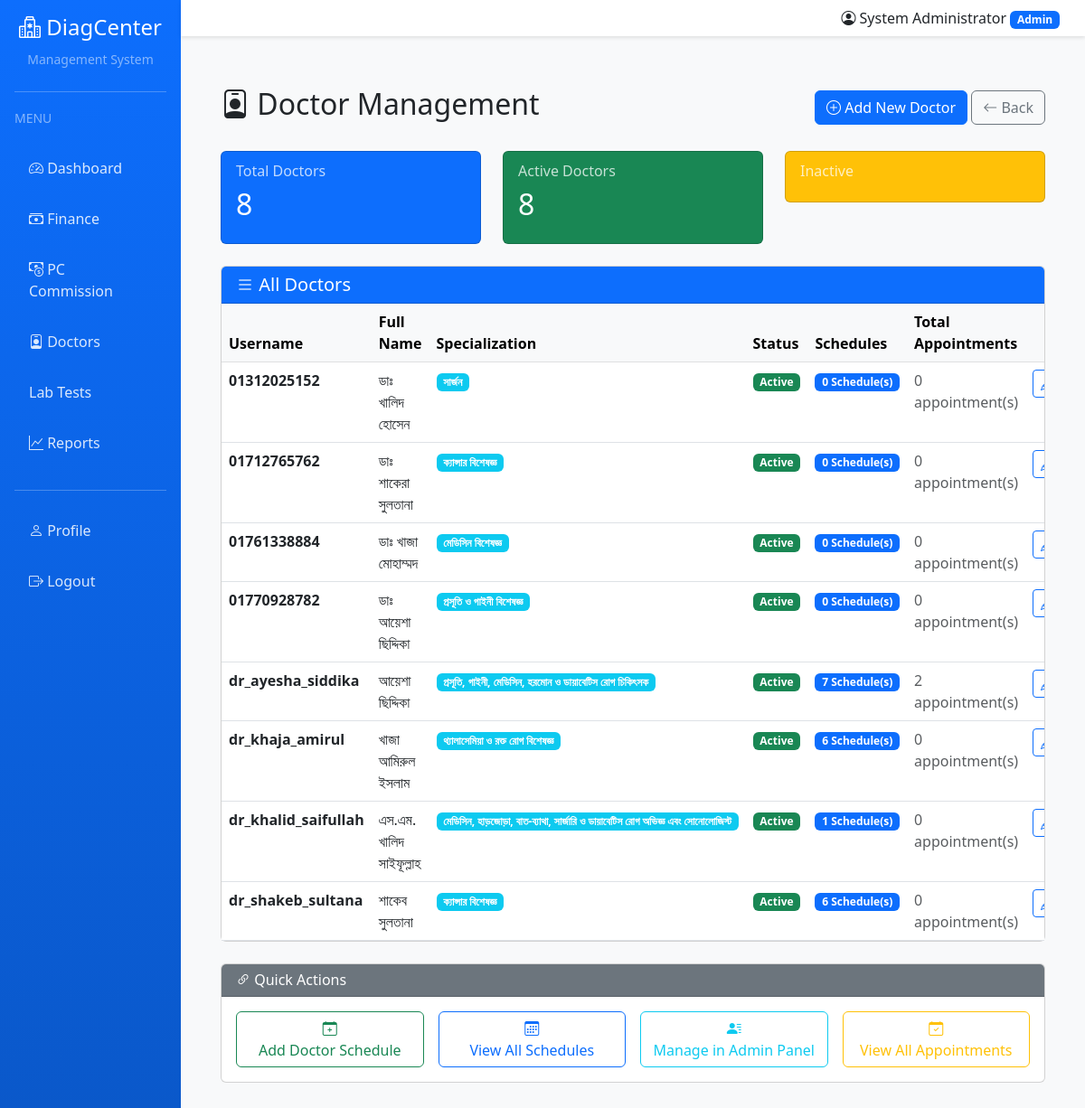
/accounts/doctor-management/ (signed in), run on the app's committed database.
### accounts/models.py (models this page shows, shortened)
class User(AbstractUser):
    ROLE_CHOICES = [
        ('ADMIN', 'Admin'),
        ('DOCTOR', 'Doctor'),
        ('RECEPTIONIST', 'Receptionist'),
        ('LAB', 'Lab Staff'),
        ('PHARMACY', 'Pharmacy Staff'),
        ('CANTEEN', 'Canteen Staff'),
    ]
    role = models.CharField(max_length=20, choices=ROLE_CHOICES, default='RECEPTIONIST')
    phone = models.CharField(max_length=20, blank=True)
    address = models.TextField(blank=True)
    specialization = models.CharField(max_length=100, blank=True, help_text="For doctors")
    license_number = models.CharField(max_length=50, blank=True, help_text="Professional license")
    profile_picture = models.ImageField(upload_to='profiles/', blank=True, null=True)
    is_active = models.BooleanField(default=True)
    created_at = models.DateTimeField(auto_now_add=True)
    updated_at = models.DateTimeField(auto_now=True)
    class Meta:
        ordering = ['-created_at']
    @property
    def is_admin(self):
        return self.role == 'ADMIN' or self.is_superuser

### accounts/views.py (the view)
# urls.py: path('doctor-management/', views.doctor_management, name='doctor_management'),
@login_required
def doctor_management(request):
    if not request.user.is_admin:
        messages.error(request, "Access denied. Admin only.")
        return redirect('accounts:dashboard')
    from django.contrib.auth import get_user_model
    from appointments.models import DoctorSchedule
    from django.db.models import Count
    User = get_user_model()
    doctors = User.objects.filter(role='DOCTOR').order_by('username')
    doctor_stats = []
    for doctor in doctors:
        schedules_count = DoctorSchedule.objects.filter(doctor=doctor).count()
        appointments_count = Appointment.objects.filter(doctor=doctor).count()
        doctor_stats.append({
            'doctor': doctor,
            'schedules': schedules_count,
            'total_appointments': appointments_count,
            'specialization': getattr(doctor, 'specialization', 'General'),
        })
    context = {
        'doctors': doctors,
        'doctor_stats': doctor_stats,
        'total_doctors': doctors.count(),
        'active_doctors': doctors.filter(is_active=True).count(),
    }
    return render(request, 'accounts/doctor_management.html', context)

### templates/accounts/doctor_management.html (shortened to what this page needs)
{% extends 'base.html' %}
{% load static %}
{% block content %}
<div class="container-fluid mt-4">
    <div class="row mb-4">
        <div class="col-md-12">
            <div class="d-flex justify-content-between align-items-center">
                <h2><i class="bi bi-person-badge"></i> Doctor Management</h2>
                <div>
                    <a href="/admin/accounts/user/add/" class="btn btn-primary">
                        <i class="bi bi-plus-circle"></i> Add New Doctor
                    </a>
                    <a href="{% url 'accounts:admin_dashboard' %}" class="btn btn-outline-secondary">
                        <i class="bi bi-arrow-left"></i> Back
                    </a>
                </div>
            </div>
        </div>
    </div>
    <div class="row mb-4">
        <div class="col-md-4">
            <div class="card bg-primary text-white">
                <div class="card-body">
                    <h6 class="card-subtitle mb-2 opacity-75">Total Doctors</h6>
                    <h2>{{ total_doctors }}</h2>
                </div>
            </div>
        </div>
        <div class="col-md-4">
            <div class="card bg-success text-white">
                <div class="card-body">
                    <h6 class="card-subtitle mb-2 opacity-75">Active Doctors</h6>
                    <h2>{{ active_doctors }}</h2>
                </div>
            </div>
        </div>
        <div class="col-md-4">
            <div class="card bg-warning text-white">
                <div class="card-body">
                    <h6 class="card-subtitle mb-2 opacity-75">Inactive</h6>
                </div>
            </div>
        </div>
    </div>
    <div class="row">
        <div class="col-md-12">
            <div class="card">
                <div class="card-header bg-primary text-white">
                    <h5 class="mb-0"><i class="bi bi-list"></i> All Doctors</h5>
                </div>
                <div class="card-body p-0">
                    <div class="table-responsive">
                        <table class="table table-hover mb-0">
                            <thead class="table-light">
                                <tr>
                                    <th>Username</th>
                                    <th>Full Name</th>
                                    <th>Specialization</th>
                                    <th>Status</th>
                                    <th>Schedules</th>
                                    <th>Total Appointments</th>
                                    <th class="text-center">Actions</th>
                                </tr>
                            </thead>
                            <tbody>
                                {% for stat in doctor_stats %}
                                <tr>
                                    <td>
                                        <strong>{{ stat.doctor.username }}</strong>
                                    </td>
                                    <td>{{ stat.doctor.get_full_name|default:"-" }}</td>
                                    <td>
                                        <span class="badge bg-info">{{ stat.specialization }}</span>
                                    </td>
                                    <td>
                                        {% if stat.doctor.is_active %}
                                        <span class="badge bg-success">Active</span>
                                        {% else %}
                                        <span class="badge bg-secondary">Inactive</span>
                                        {% endif %}
                                    </td>
                                    <td>
                                        <span class="badge bg-primary">{{ stat.schedules }} Schedule(s)</span>
                                    </td>
                                    <td>
                                        <span class="text-muted">{{ stat.total_appointments }} appointment(s)</span>
                                    </td>
                                    <td class="text-center">
                                        <div class="btn-group btn-group-sm">
                                            <a href="/admin/accounts/user/{{ stat.doctor.id }}/change/"
                                               class="btn btn-outline-primary"
                                               title="Edit Doctor">
                                                <i class="bi bi-pencil"></i>
                                            </a>
                                        </div>
                                    </td>
                                </tr>
                                {% endfor %}
                            </tbody>
                        </table>
                    </div>
                </div>
            </div>
        </div>
    </div>
    <div class="row mt-4">
        <div class="col-md-12">
            <div class="card">
                <div class="card-header bg-secondary text-white">
                    <h6 class="mb-0"><i class="bi bi-link-45deg"></i> Quick Actions</h6>
                </div>
                <div class="card-body">
                    <div class="row g-3">
                        <div class="col-md-3">
                            <a href="/admin/appointments/doctorschedule/add/" class="btn btn-outline-success w-100">
                                <i class="bi bi-calendar-plus"></i><br>Add Doctor Schedule
                            </a>
                        </div>
                        <div class="col-md-3">
                            <a href="/admin/appointments/doctorschedule/" class="btn btn-outline-primary w-100">
                                <i class="bi bi-calendar3"></i><br>View All Schedules
                            </a>
                        </div>
                        <div class="col-md-3">
                            <a href="/admin/accounts/user/?role__exact=DOCTOR" class="btn btn-outline-info w-100">
                                <i class="bi bi-person-lines-fill"></i><br>Manage in Admin Panel
                            </a>
                        </div>
                        <div class="col-md-3">
                            <a href="{% url 'appointments:appointment_list' %}" class="btn btn-outline-warning w-100">
                                <i class="bi bi-calendar-check"></i><br>View All Appointments
                            </a>
                        </div>
                    </div>
                </div>
            </div>
        </div>
    </div>
</div>
{% endblock %}

### templates/base.html (shortened to what this page needs)
<!DOCTYPE html>
<html lang="en">
<head>
    <link href="https://cdn.jsdelivr.net/npm/bootstrap@5.3.0/dist/css/bootstrap.min.css" rel="stylesheet">
    <link href="https://cdn.jsdelivr.net/npm/bootstrap-icons@1.10.0/font/bootstrap-icons.css" rel="stylesheet">
</head>
<body>
    {% if user.is_authenticated %}
    <div class="container-fluid">
        <div class="row">
            <nav class="col-md-2 col-lg-2 d-md-block sidebar collapse p-3" id="sidebar">
                <div class="text-center mb-4">
                    <h4><i class="bi bi-hospital"></i> DiagCenter</h4>
                    <small class="text-white-50">Management System</small>
                </div>
                <hr class="bg-white">
                <div class="mb-3">
                    <small class="text-white-50 text-uppercase">Menu</small>
                </div>
                <ul class="nav flex-column">
                    <li class="nav-item">
                        <a class="nav-link" href="{% url 'accounts:dashboard' %}">
                            <i class="bi bi-speedometer2"></i> Dashboard
                        </a>
                    </li>
                    {% if user.is_admin %}
                    <li class="nav-item">
                        <a class="nav-link" href="{% url 'accounts:admin_finance' %}">
                            <i class="bi bi-cash-stack"></i> Finance
                        </a>
                    </li>
                    <li class="nav-item">
                        <a class="nav-link" href="{% url 'accounts:pc_dashboard' %}">
                            <i class="bi bi-cash-coin"></i> PC Commission
                        </a>
                    </li>
                    <li class="nav-item">
                        <a class="nav-link" href="{% url 'accounts:doctor_management' %}">
                            <i class="bi bi-person-badge"></i> Doctors
                        </a>
                    </li>
                    <li class="nav-item">
                        <a class="nav-link" href="{% url 'lab:test_manage' %}">
                             Lab Tests
                        </a>
                    </li>
                    <li class="nav-item">
                        <a class="nav-link" href="{% url 'finance:financial_reports' %}">
                            <i class="bi bi-graph-up"></i> Reports
                        </a>
                    </li>
                    {% endif %}
                </ul>
                <hr class="bg-white mt-4">
                <ul class="nav flex-column">
                    <li class="nav-item">
                        <a class="nav-link" href="{% url 'accounts:profile' %}">
                            <i class="bi bi-person"></i> Profile
                        </a>
                    </li>
                    <li class="nav-item">
                        <a class="nav-link" href="{% url 'accounts:logout' %}">
                            <i class="bi bi-box-arrow-right"></i> Logout
                        </a>
                    </li>
                </ul>
            </nav>
            <main class="col-md-10 ms-sm-auto col-lg-10 px-0">
                <nav class="navbar navbar-expand-lg navbar-light bg-white">
                    <div class="container-fluid">
                        <div class="ms-auto d-flex align-items-center">
                            <span class="me-3">
                                <i class="bi bi-person-circle"></i>
                                {{ user.get_full_name|default:user.username }}
                                <span class="badge bg-primary">{{ user.get_role_display }}</span>
                            </span>
                        </div>
                    </div>
                </nav>
                <div class="content-wrapper">
                    {% block content %}{% endblock %}
                </div>
            </main>
        </div>
    </div>
    {% else %}
    {% block login_content %}{% endblock %}
    {% endif %}
</body>
</html>

### templates/base.html (style rules this page uses)
body { min-height: 100vh; background-color: #f8f9fa; }
.sidebar { min-height: 100vh; background: linear-gradient(180deg, #0d6efd 0%, #0a58ca 100%); color: white; }
.sidebar .nav-link { color: rgba(255, 255, 255, 0.85); padding: 0.75rem 1rem; margin: 0.25rem 0; border-radius: 0.5rem; }
.content-wrapper { padding: 2rem; }
.navbar { box-shadow: 0 2px 4px rgba(0,0,0,0.1); }

### data on the page
User: get_full_name "System Administrator", role "Admin"
User: doctor.username "01312025152", doctor.get_full_name "ডাঃ খালিদ হোসেন", specialization "সার্জন", is_active "Active", schedules "0", total_appointments "0"
User: doctor.username "01712765762", doctor.get_full_name "ডাঃ শাকেরা সুলতানা", specialization "ক্যান্সার বিশেষজ্ঞ", is_active "Active", schedules "0", total_appointments "0"
User: doctor.username "01761338884", doctor.get_full_name "ডাঃ খাজা মোহাম্মদ", specialization "মেডিসিন বিশেষজ্ঞ", is_active "Active", schedules "0", total_appointments "0"
User: doctor.username "01770928782", doctor.get_full_name "ডাঃ আয়েশা ছিদ্দিকা", specialization "প্রসূতি ও গাইনী বিশেষজ্ঞ", is_active "Active", schedules "0", total_appointments "0"
User: doctor.username "dr_ayesha_siddika", doctor.get_full_name "আয়েশা ছিদ্দিকা", specialization "প্রসূতি, গাইনী, মেডিসিন, হরমোন ও ডায়াবেটিস রোগ চিকিৎসক", is_active "Active", schedules "7", total_appointments "2"
User: doctor.username "dr_khaja_amirul", doctor.get_full_name "খাজা আমিরুল ইসলাম", specialization "থ্যালাসেমিয়া ও রক্ত রোগ বিশেষজ্ঞ", is_active "Active", schedules "6", total_appointments "0"
User: doctor.username "dr_khalid_saifullah", doctor.get_full_name "এস.এম. খালিদ সাইফূল্লাহ", specialization "মেডিসিন, হাড়জোড়া, বাত-ব্যাথা, সার্জারি ও ডায়াবেটিস রোগ অভিজ্ঞ এবং সোনোলোজিস্ট", shows "Active", schedules "1", total_appointments "0"
User: doctor.username "dr_shakeb_sultana", doctor.get_full_name "শাকেব সুলতানা", specialization "ক্যান্সার বিশেষজ্ঞ", is_active "Active", schedules "6", total_appointments "0"

### other printed values
{{ total_doctors }} "8"
{{ active_doctors }} "8"
